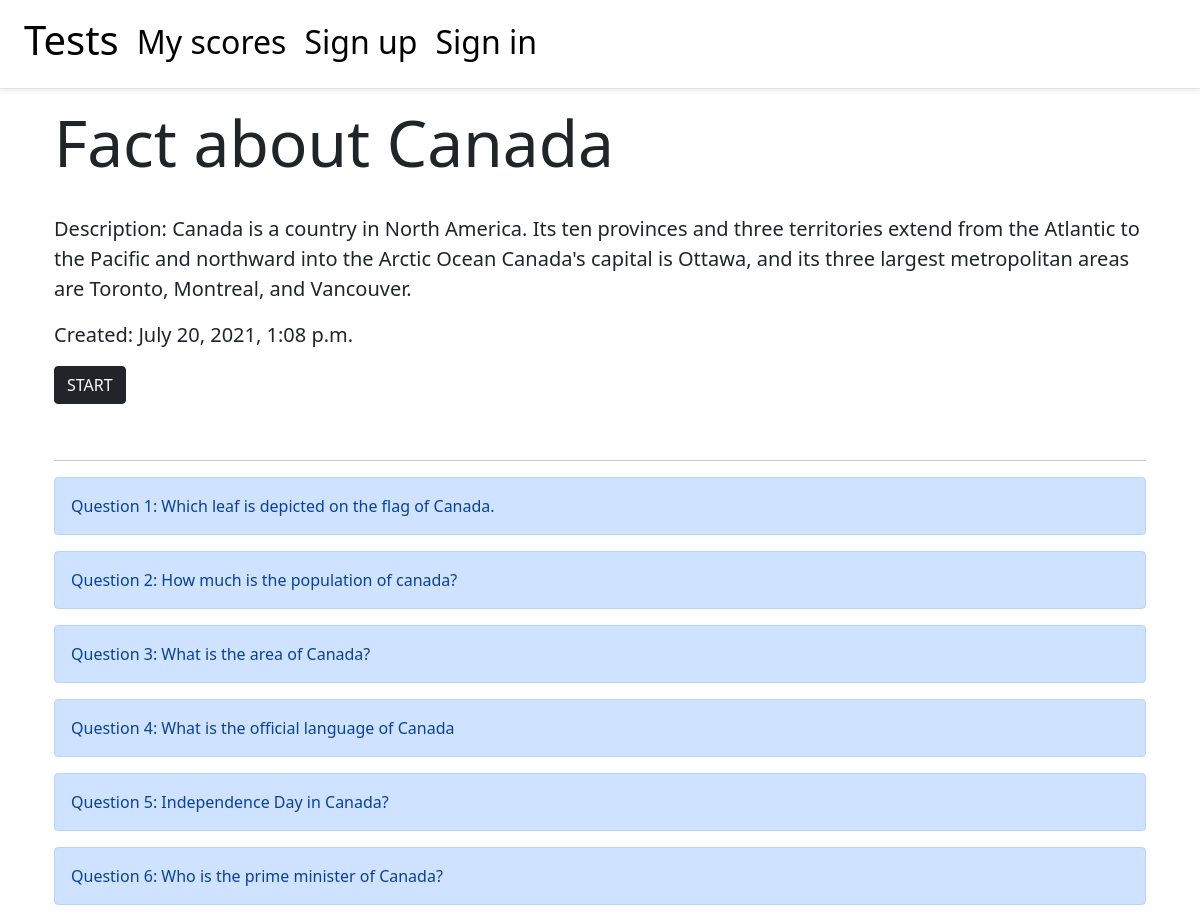
Page /2/ on the committed database.
### tests/models.py (models this page shows, shortened)
class Test(models.Model):
    title = models.CharField(max_length=200, blank=True, null=True, unique=True)
    questions = models.ManyToManyField(Question, related_name="test", blank=True)
    description = models.CharField(max_length=280, blank=True)
    image_src = models.CharField(max_length=120, blank=True, default="https://source.unsplash.com/random")
    created_at = models.DateTimeField(auto_now_add=True)

class Question(models.Model):
    text = models.TextField()
    options = models.ManyToManyField(Option, related_name='question_set')
    right_option = models.ForeignKey(Option, on_delete=models.CASCADE, related_name='question')

### tests/views.py (the view)
# urls.py: path('<int:pk>/', TestDetailView.as_view(), name='post_detail'),
class TestDetailView(DetailView):
    model = Test
    template_name = 'tests/detail.html'

### templates/tests/detail.html (shortened to what this page needs)
{% extends '_base.html' %}
{% block content %}
<div class="container">
<h1 class="post__title">{{test.title}}</h1>
<p class="lead">
    Description: {{test.description}}
</p>
<p class="lead">
    Created: {{test.created_at}}
</p>
<a href="{% url 'start' test.id %}" type="button" class="btn btn-dark glow" style="margin-bottom: 5vh;">START</a>
<hr/>
<div>
    {% for question in test.questions.all %}
    <div class = "alert alert-primary" role="alert">
        Question {{forloop.counter}}:  {{question.text}}
    </div>
    {% endfor %}
</div>
{% endblock content %}

### static/css/base.css (style rules this page uses)
.post__title { font-size: 8vh; margin-bottom: 4vh; }
.glow { animation: glowing 1300ms infinite; }

### rows in the picture
Test: title "Fact about Canada", description "Canada is a country in North America. Its ten provinces and three territories extend from the Atlantic to the Pacific and northward into the Arctic Ocean Canada's capital is Ottawa, and its three largest metropolitan areas are Toronto, Montreal, and Vancouver.", created_at "July 20, 2021, 1:08 p.m."
Question: text "Which leaf is depicted on the flag of Canada."
Question: text "How much is the population of canada?"
Question: text "What is the area of Canada?"
Question: text "What is the official language of Canada"
Question: text "Independence Day in Canada?"
Question: text "Who is the prime minister of Canada?"
